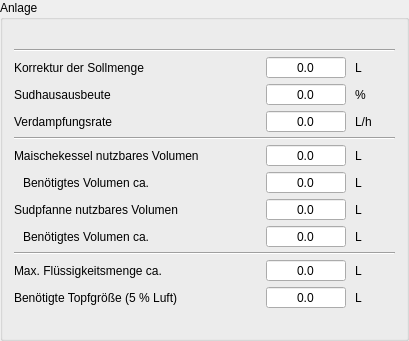
         <widget class="QGroupBox" name="groupAnlage">
          <property name="sizePolicy">
           <sizepolicy hsizetype="Preferred" vsizetype="Fixed">
            <horstretch>0</horstretch>
            <verstretch>0</verstretch>
           </sizepolicy>
          </property>
          <property name="title">
           <string>Anlage</string>
          </property>
          <layout class="QGridLayout" name="gridLayout_4">
           <property name="horizontalSpacing">
            <number>9</number>
           </property>
           <property name="verticalSpacing">
            <number>4</number>
           </property>
           <item row="6" column="0">
            <widget class="QLabel" name="label">
             <property name="text">
              <string>Maischekessel nutzbares Volumen</string>
             </property>
            </widget>
           </item>
           <item row="5" column="0" colspan="5">
            <widget class="Line" name="line_9">
             <property name="orientation">
              <enum>Qt::Orientation::Horizontal</enum>
             </property>
            </widget>
           </item>
           <item row="4" column="4">
            <widget class="QLabel" name="label_35">
             <property name="text">
              <string notr="true">L/h</string>
             </property>
            </widget>
           </item>
           <item row="1" column="0" colspan="5">
            <widget class="Line" name="line_16">
             <property name="orientation">
              <enum>Qt::Orientation::Horizontal</enum>
             </property>
            </widget>
           </item>
           <item row="3" column="3">
            <widget class="DoubleSpinBox" name="tbAnlageSudhausausbeute">
             <property name="minimumSize">
              <size>
               <width>80</width>
               <height>0</height>
              </size>
             </property>
             <property name="toolTip">
              <string>&lt;html&gt;&lt;head/&gt;&lt;body&gt;&lt;p&gt;Hier wird die &lt;span style=&quot; font-weight:600;&quot;&gt;Sudhausausbeute&lt;/span&gt; der Anlage ausgegeben. Dieser anlagentypische Wert kann aus dem Durchschnitt der gebrauten Suden im &lt;span style=&quot; font-weight:600;&quot;&gt;Tab Ausrüstung &lt;/span&gt;progrmmweit berechnet werden.&lt;/p&gt;&lt;p&gt;Sie beschreibt die Effizienz der Brauanlage. Im Hobbybereich werden 70% angestrebt, tatsächlich liegt der Wert meist darunter. Im Profibereich werden 80% angepeilt.&lt;/p&gt;&lt;/body&gt;&lt;/html&gt;</string>
             </property>
             <property name="alignment">
              <set>Qt::AlignmentFlag::AlignCenter</set>
             </property>
             <property name="readOnly">
              <bool>true</bool>
             </property>
             <property name="buttonSymbols">
              <enum>QAbstractSpinBox::ButtonSymbols::NoButtons</enum>
             </property>
             <property name="decimals">
              <number>1</number>
             </property>
             <property name="maximum">
              <double>9999.000000000000000</double>
             </property>
            </widget>
           </item>
           <item row="3" column="0" colspan="2">
            <widget class="QLabel" name="label_43">
             <property name="text">
              <string>Sudhausausbeute</string>
             </property>
            </widget>
           </item>
           <item row="3" column="4">
            <widget class="QLabel" name="label_29">
             <property name="minimumSize">
              <size>
               <width>40</width>
               <height>0</height>
              </size>
             </property>
             <property name="text">
              <string notr="true">%</string>
             </property>
            </widget>
           </item>
           <item row="4" column="0" colspan="2">
            <widget class="QLabel" name="label_S1_8">
             <property name="text">
              <string>Verdampfungsrate</string>
             </property>
            </widget>
           </item>
           <item row="6" column="3">
            <widget class="DoubleSpinBox" name="tbAnlageVolumenMaische">
             <property name="toolTip">
              <string>&lt;html&gt;&lt;head/&gt;&lt;body&gt;&lt;p&gt;Hier gibt der Kleine Brauhelfer das definierte &lt;span style=&quot; font-weight:600;&quot;&gt;nutzbare Volumen&lt;/span&gt; im &lt;span style=&quot; font-weight:600;&quot;&gt;Maischekessel&lt;/span&gt; an. &lt;/p&gt;&lt;p&gt;Die im &lt;span style=&quot; font-weight:600;&quot;&gt;Tab Ausrüstung&lt;/span&gt; anlagentypisch gemachten Angaben sind hierfür programmweite Grundlage.&lt;/p&gt;&lt;/body&gt;&lt;/html&gt;</string>
             </property>
             <property name="alignment">
              <set>Qt::AlignmentFlag::AlignCenter</set>
             </property>
             <property name="readOnly">
              <bool>true</bool>
             </property>
             <property name="buttonSymbols">
              <enum>QAbstractSpinBox::ButtonSymbols::NoButtons</enum>
             </property>
             <property name="showGroupSeparator" stdset="0">
              <bool>true</bool>
             </property>
             <property name="decimals">
              <number>1</number>
             </property>
             <property name="maximum">
              <double>99999.000000000000000</double>
             </property>
            </widget>
           </item>
           <item row="9" column="4">
            <widget class="QLabel" name="label_31">
             <property name="text">
              <string notr="true">L</string>
             </property>
            </widget>
           </item>
           <item row="8" column="0">
            <widget class="QLabel" name="label_34">
             <property name="text">
              <string>Sudpfanne nutzbares Volumen</string>
             </property>
            </widget>
           </item>
           <item row="7" column="3">
            <widget class="DoubleSpinBox" name="tbVolumenMaische">
             <property name="toolTip">
              <string>&lt;html&gt;&lt;head/&gt;&lt;body&gt;&lt;p&gt;Hier gibt der Kleine Brauhelfer das &lt;span style=&quot; font-weight:600;&quot;&gt;benötigte Volumen&lt;/span&gt; im &lt;span style=&quot; font-weight:600;&quot;&gt;Maischekessel&lt;/span&gt; an. &lt;/p&gt;&lt;p&gt;Die im &lt;span style=&quot; font-weight:600;&quot;&gt;Tab Ausrüstung&lt;/span&gt; anlagentypisch gemachten Angaben dienen als Grundlage für die programmweite Berechnung. Das Feld wird rot, wenn der Kessel zu klein ist.&lt;/p&gt;&lt;/body&gt;&lt;/html&gt;</string>
             </property>
             <property name="alignment">
              <set>Qt::AlignmentFlag::AlignCenter</set>
             </property>
             <property name="readOnly">
              <bool>true</bool>
             </property>
             <property name="buttonSymbols">
              <enum>QAbstractSpinBox::ButtonSymbols::NoButtons</enum>
             </property>
             <property name="showGroupSeparator" stdset="0">
              <bool>true</bool>
             </property>
             <property name="decimals">
              <number>1</number>
             </property>
             <property name="maximum">
              <double>99999.000000000000000</double>
             </property>
            </widget>
           </item>
           <item row="4" column="3">
            <widget class="DoubleSpinBox" name="tbAnlageVerdampfung">
             <property name="toolTip">
              <string>&lt;html&gt;&lt;head/&gt;&lt;body&gt;&lt;p&gt;Hier wird die &lt;span style=&quot; font-weight:600;&quot;&gt;Verdampfungsrate&lt;/span&gt; der Anlage ausgegeben. Dieser anlagentypische Wert kann aus dem Durchschnitt der gebrauten Suden programmweit im &lt;span style=&quot; font-weight:600;&quot;&gt;Tab Ausrüstung &lt;/span&gt;festgelegt werden.&lt;/p&gt;&lt;/body&gt;&lt;/html&gt;</string>
             </property>
             <property name="alignment">
              <set>Qt::AlignmentFlag::AlignCenter</set>
             </property>
             <property name="readOnly">
              <bool>true</bool>
             </property>
             <property name="buttonSymbols">
              <enum>QAbstractSpinBox::ButtonSymbols::NoButtons</enum>
             </property>
             <property name="decimals">
              <number>1</number>
             </property>
             <property name="maximum">
              <double>9999.000000000000000</double>
             </property>
            </widget>
           </item>
           <item row="9" column="3">
            <widget class="DoubleSpinBox" name="tbVolumenKochen">
             <property name="toolTip">
              <string>&lt;html&gt;&lt;head/&gt;&lt;body&gt;&lt;p&gt;Hier gibt der Kleine Brauhelfer das &lt;span style=&quot; font-weight:600;&quot;&gt;benötigte Volumen&lt;/span&gt; der &lt;span style=&quot; font-weight:600;&quot;&gt;Sudpfanne&lt;/span&gt; an. &lt;/p&gt;&lt;p&gt;Die im &lt;span style=&quot; font-weight:600;&quot;&gt;Tab Ausrüstung&lt;/span&gt; anlagentypisch gemachten Angaben dienen als Grundlage für die programmweite Berechnung. Das Feld wird rot, wenn die Sudpfanne zu klein ist.&lt;/p&gt;&lt;/body&gt;&lt;/html&gt;</string>
             </property>
             <property name="alignment">
              <set>Qt::AlignmentFlag::AlignCenter</set>
             </property>
             <property name="readOnly">
              <bool>true</bool>
             </property>
             <property name="buttonSymbols">
              <enum>QAbstractSpinBox::ButtonSymbols::NoButtons</enum>
             </property>
             <property name="showGroupSeparator" stdset="0">
              <bool>true</bool>
             </property>
             <property name="decimals">
              <number>1</number>
             </property>
             <property name="maximum">
              <double>99999.000000000000000</double>
             </property>
            </widget>
           </item>
           <item row="9" column="0">
            <widget class="QLabel" name="label_PfanneVoll">
             <property name="text">
              <string>Benötigtes Volumen ca.</string>
             </property>
             <property name="indent">
              <number>9</number>
             </property>
            </widget>
           </item>
           <item row="6" column="4">
            <widget class="QLabel" name="label_44">
             <property name="text">
              <string notr="true">L</string>
             </property>
            </widget>
           </item>
           <item row="7" column="0">
            <widget class="QLabel" name="label_VolumenMaischen">
             <property name="text">
              <string>Benötigtes Volumen ca.</string>
             </property>
             <property name="indent">
              <number>9</number>
             </property>
            </widget>
           </item>
           <item row="3" column="2">
            <spacer name="horizontalSpacer_2">
             <property name="orientation">
              <enum>Qt::Orientation::Horizontal</enum>
             </property>
             <property name="sizeHint" stdset="0">
              <size>
               <width>40</width>
               <height>20</height>
              </size>
             </property>
            </spacer>
           </item>
           <item row="7" column="4">
            <widget class="QLabel" name="label_30">
             <property name="text">
              <string notr="true">L</string>
             </property>
            </widget>
           </item>
           <item row="8" column="4">
            <widget class="QLabel" name="label_45">
             <property name="text">
              <string notr="true">L</string>
             </property>
            </widget>
           </item>
           <item row="0" column="0" colspan="4">
            <widget class="QLabel" name="lblAnlageName"/>
           </item>
           <item row="8" column="3">
            <widget class="DoubleSpinBox" name="tbAnlageVolumenKochen">
             <property name="toolTip">
              <string>&lt;html&gt;&lt;head/&gt;&lt;body&gt;&lt;p&gt;Hier gibt der Kleine Brauhelfer das definierte &lt;span style=&quot; font-weight:600;&quot;&gt;nutzbare Volumen&lt;/span&gt; im &lt;span style=&quot; font-weight:600;&quot;&gt;Maischekessel&lt;/span&gt; an. &lt;/p&gt;&lt;p&gt;Die im &lt;span style=&quot; font-weight:600;&quot;&gt;Tab Ausrüstung&lt;/span&gt; anlagentypisch gemachten Angaben sind hierfür programmweite Grundlage.&lt;/p&gt;&lt;/body&gt;&lt;/html&gt;</string>
             </property>
             <property name="alignment">
              <set>Qt::AlignmentFlag::AlignCenter</set>
             </property>
             <property name="readOnly">
              <bool>true</bool>
             </property>
             <property name="buttonSymbols">
              <enum>QAbstractSpinBox::ButtonSymbols::NoButtons</enum>
             </property>
             <property name="showGroupSeparator" stdset="0">
              <bool>true</bool>
             </property>
             <property name="decimals">
              <number>1</number>
             </property>
             <property name="maximum">
              <double>99999.000000000000000</double>
             </property>
            </widget>
           </item>
           <item row="2" column="0" colspan="5">
            <widget class="QWidget" name="wdgAnlageKorrekturSollmenge" native="true">
             <layout class="QHBoxLayout" name="horizontalLayout">
              <property name="spacing">
               <number>9</number>
              </property>
              <property name="leftMargin">
               <number>0</number>
              </property>
              <property name="topMargin">
               <number>0</number>
              </property>
              <property name="rightMargin">
               <number>0</number>
              </property>
              <property name="bottomMargin">
               <number>0</number>
              </property>
              <item>
               <widget class="QLabel" name="label_66">
                <property name="text">
                 <string>Korrektur der Sollmenge</string>
                </property>
               </widget>
              </item>
              <item>
               <spacer name="horizontalSpacer_13">
                <property name="orientation">
                 <enum>Qt::Orientation::Horizontal</enum>
                </property>
                <property name="sizeHint" stdset="0">
                 <size>
                  <width>40</width>
                  <height>20</height>
                 </size>
                </property>
               </spacer>
              </item>
              <item>
               <widget class="DoubleSpinBox" name="tbAnlageKorrekturSollmenge">
                <property name="minimumSize">
                 <size>
                  <width>80</width>
                  <height>0</height>
                 </size>
                </property>
                <property name="toolTip">
                 <string>&lt;html&gt;&lt;head/&gt;&lt;body&gt;&lt;p&gt;Hier wird die &lt;span style=&quot; font-weight:600;&quot;&gt;Korrektur der Sollmenge&lt;/span&gt; der Anlage angegeben.&lt;/p&gt;&lt;p&gt;Der anlagentypische Korrekturwert für die Sollmenge wird im &lt;span style=&quot; font-weight:600;&quot;&gt;Tab Ausrüstung&lt;/span&gt; programmweit festgelegt.&lt;/p&gt;&lt;/body&gt;&lt;/html&gt;</string>
                </property>
                <property name="alignment">
                 <set>Qt::AlignmentFlag::AlignCenter</set>
                </property>
                <property name="readOnly">
                 <bool>true</bool>
                </property>
                <property name="buttonSymbols">
                 <enum>QAbstractSpinBox::ButtonSymbols::NoButtons</enum>
                </property>
                <property name="showGroupSeparator" stdset="0">
                 <bool>true</bool>
                </property>
                <property name="decimals">
                 <number>1</number>
                </property>
                <property name="maximum">
                 <double>99999.000000000000000</double>
                </property>
               </widget>
              </item>
              <item>
               <widget class="QLabel" name="label_67">
                <property name="minimumSize">
                 <size>
                  <width>40</width>
                  <height>0</height>
                 </size>
                </property>
                <property name="text">
                 <string notr="true">L</string>
                </property>
               </widget>
              </item>
             </layout>
            </widget>
           </item>
           <item row="10" column="0" colspan="5">
            <widget class="Line" name="lineTopfgroesse">
             <property name="orientation">
              <enum>Qt::Orientation::Horizontal</enum>
             </property>
            </widget>
           </item>
           <item row="11" column="0">
            <widget class="QLabel" name="lblMaxFluessigkeit">
             <property name="text">
              <string>Max. Flüssigkeitsmenge ca.</string>
             </property>
            </widget>
           </item>
           <item row="11" column="3">
            <widget class="DoubleSpinBox" name="tbMaxFluessigkeit">
             <property name="toolTip">
              <string>&lt;html&gt;&lt;head/&gt;&lt;body&gt;&lt;p&gt;&lt;b&gt;Berechnet:&lt;/b&gt; erwartete &lt;b&gt;maximale Flüssigkeitsmenge&lt;/b&gt; im Topf, der größere Wert aus Maische (Hauptguss + Malzvolumen) und heißer Würze zu Kochbeginn (Haupt- und Nachguss abzüglich Treberaufnahme).&lt;/p&gt;&lt;/body&gt;&lt;/html&gt;</string>
             </property>
             <property name="alignment">
              <set>Qt::AlignmentFlag::AlignCenter</set>
             </property>
             <property name="readOnly">
              <bool>true</bool>
             </property>
             <property name="buttonSymbols">
              <enum>QAbstractSpinBox::ButtonSymbols::NoButtons</enum>
             </property>
             <property name="showGroupSeparator" stdset="0">
              <bool>true</bool>
             </property>
             <property name="decimals">
              <number>1</number>
             </property>
             <property name="maximum">
              <double>99999.000000000000000</double>
             </property>
            </widget>
           </item>
           <item row="11" column="4">
            <widget class="QLabel" name="lblMaxFluessigkeitEinheit">
             <property name="text">
              <string notr="true">L</string>
             </property>
            </widget>
           </item>
           <item row="12" column="0">
            <widget class="QLabel" name="lblTopfgroesse">
             <property name="text">
              <string>Benötigte Topfgröße (5 % Luft)</string>
             </property>
            </widget>
           </item>
           <item row="12" column="3">
            <widget class="DoubleSpinBox" name="tbTopfgroesse">
             <property name="toolTip">
              <string>&lt;html&gt;&lt;head/&gt;&lt;body&gt;&lt;p&gt;&lt;b&gt;Berechnet:&lt;/b&gt; mindestens benötigte Topfgröße = maximale Flüssigkeitsmenge mit &lt;b&gt;5 % Luft&lt;/b&gt; (Flüssigkeit / 0,95).&lt;/p&gt;&lt;p&gt;Liegt eine Menge über 95 % des nutzbaren Volumens der Brauanlage, erscheint ein Hinweis.&lt;/p&gt;&lt;/body&gt;&lt;/html&gt;</string>
             </property>
             <property name="alignment">
              <set>Qt::AlignmentFlag::AlignCenter</set>
             </property>
             <property name="readOnly">
              <bool>true</bool>
             </property>
             <property name="buttonSymbols">
              <enum>QAbstractSpinBox::ButtonSymbols::NoButtons</enum>
             </property>
             <property name="showGroupSeparator" stdset="0">
              <bool>true</bool>
             </property>
             <property name="decimals">
              <number>1</number>
             </property>
             <property name="maximum">
              <double>99999.000000000000000</double>
             </property>
            </widget>
           </item>
           <item row="12" column="4">
            <widget class="QLabel" name="lblTopfgroesseEinheit">
             <property name="text">
              <string notr="true">L</string>
             </property>
            </widget>
           </item>
           <item row="13" column="0" colspan="5">
            <widget class="QLabel" name="lblWarnungAnlage">
             <property name="text">
              <string notr="true"/>
             </property>
             <property name="wordWrap">
              <bool>true</bool>
             </property>
            </widget>
           </item>
          </layout>
         </widget>
